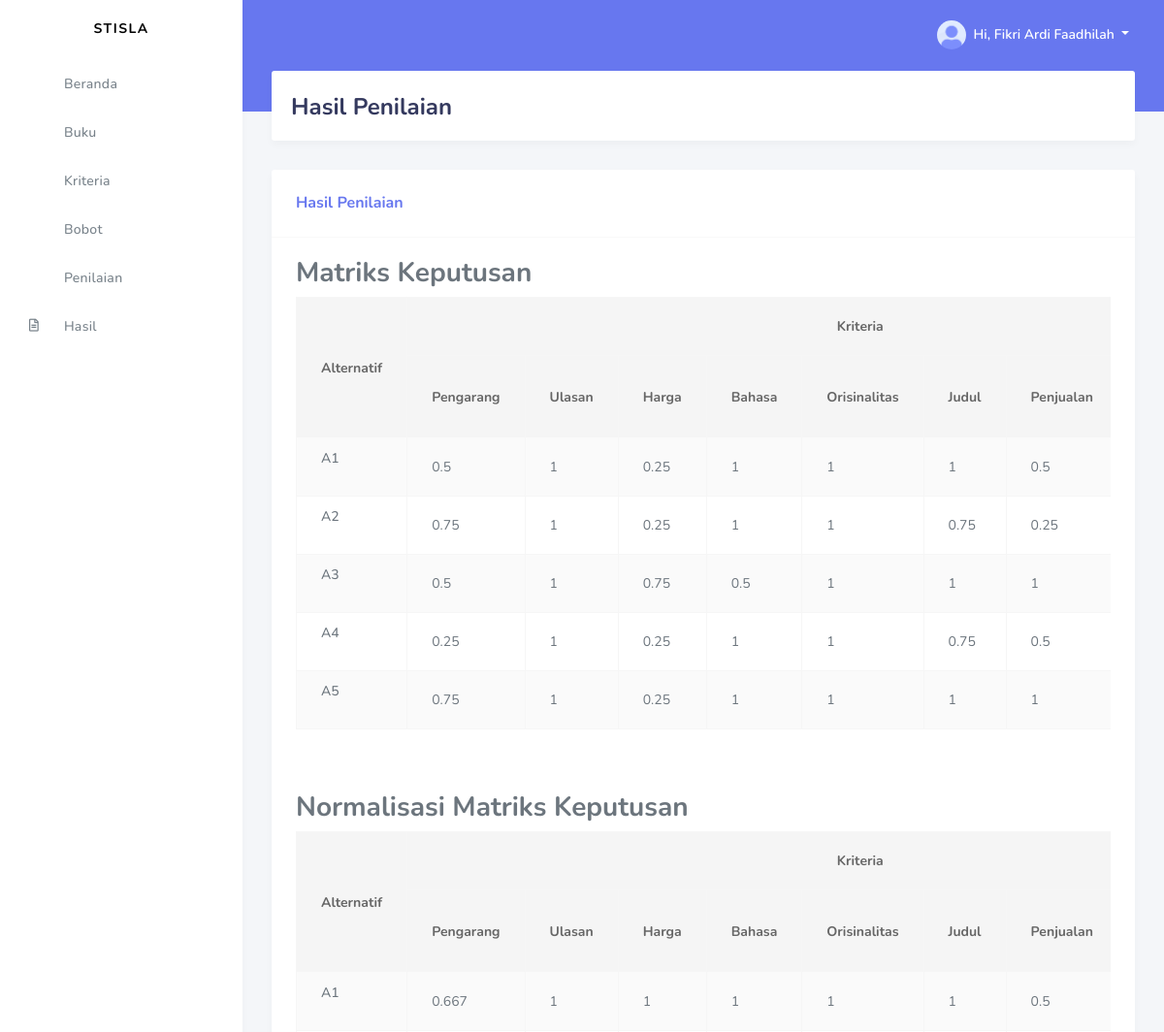
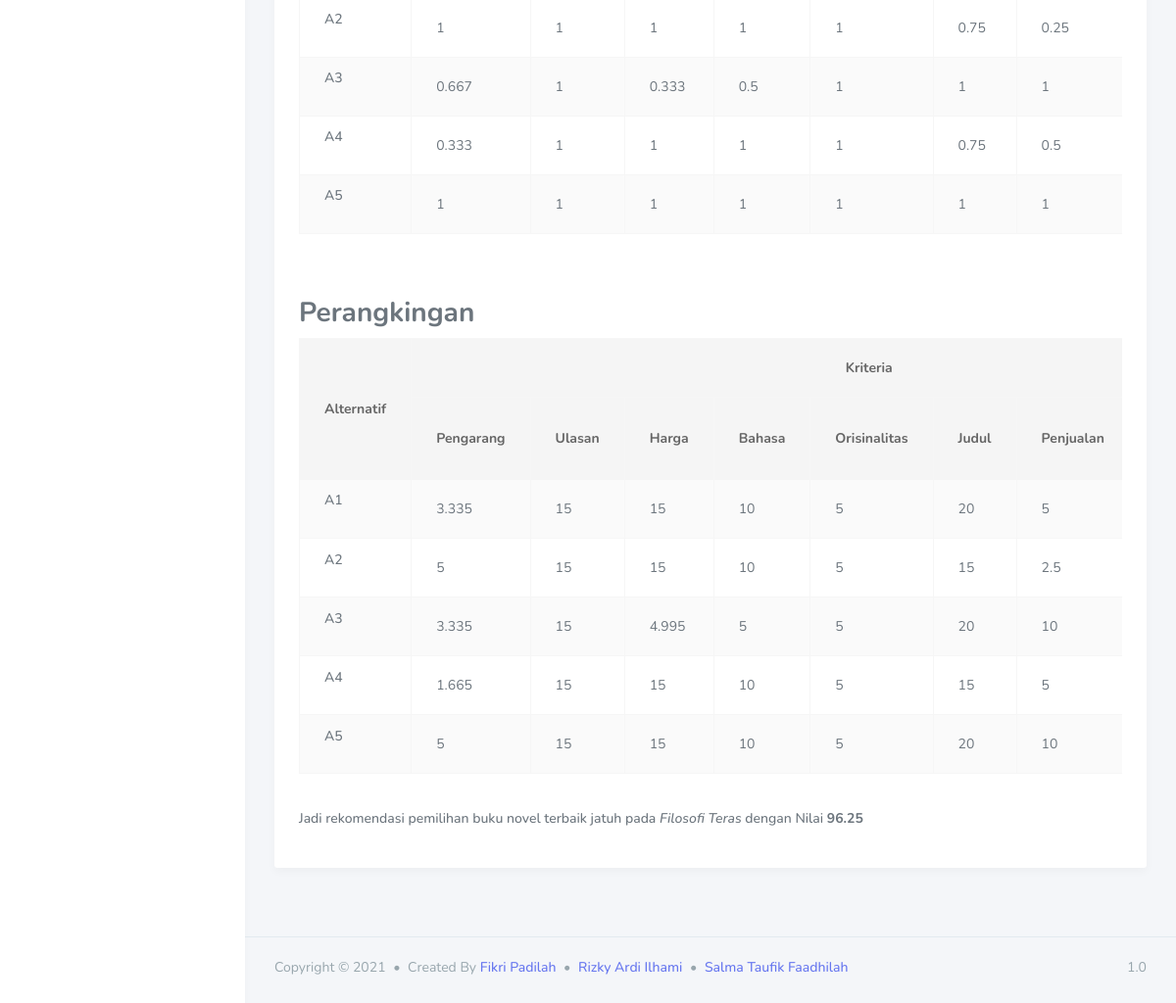
The page /?page=hasil (signed in) on the database its author committed (2 pictures, top to bottom).
### tables this page shows
CREATE TABLE `kriteria` (
  `id` int(11) NOT NULL,
  `nama` varchar(30) NOT NULL,
  `atribut` enum('Benefit','Cost') NOT NULL
);

### page/hasil.php (the view, shortened to what this page needs)
<?php
require 'class/saw.php';
$saw = new saw($konek);
?>
<div class="section-header">
  <h1>Hasil Penilaian</h1>
</div>
<div class="section-body">
  <div class="row">
    <div class="col-12">
      <div class="card">
        <div class="card-header">
          <h4>Hasil Penilaian</h4>
        </div>
        <div class="card-body">
          <h3>Matriks Keputusan</h3>
          <div class="table-responsive">
            <table class="table table-striped table-bordered">
              <thead>
                <tr>
                  <th scope="col" rowspan="2">Alternatif</th>
                  <th scope="col" class="text-center" colspan="<?= count($saw->getKriteria()); ?>">Kriteria</th>
                </tr>
                <tr>
                  <?php
                  foreach ($saw->getKriteria() as $key => $value) :
                  ?>
                    <th scope="col"><?= $value['nama']; ?></th>
                  <?php
                  endforeach;
                  ?>
                </tr>
              </thead>
              <tbody>
                <?php
                $no = 1;
                foreach ($saw->getAlternative() as $key => $value) :
                ?>
                  <tr>
                    <td>
                      <p title="<?= $value['judul']; ?>">A<?= $no++; ?></p>
                      <?php
                      foreach ($saw->getNilaiMatriks($value['buku_id']) as $key => $value) :
                      ?>
                    <td><?= $value['nilai']; ?></td>
                  <?php
                      endforeach;
                  ?>
                  </td>
                  </tr>
                <?php
                endforeach;
                ?>
              </tbody>
            </table>
          </div>
          <h3 class="mt-5">Normalisasi Matriks Keputusan</h3>
          <div class="table-responsive">
            <table class="table table-striped table-bordered">
              <thead>
                <tr>
                  <th scope="col" rowspan="2">Alternatif</th>
                  <th scope="col" class="text-center" colspan="<?= count($saw->getKriteria()); ?>">Kriteria</th>
                </tr>
                <tr>
                  <?php
                  foreach ($saw->getKriteria() as $key => $value) :
                  ?>
                    <th scope="col"><?= $value['nama']; ?></th>
                  <?php
                  endforeach;
                  ?>
                </tr>
              </thead>
              <tbody>
                <?php
                $index = 1;
                foreach ($saw->getAlternative() as $key => $alternative_value) :
                ?>
                  <tr>
                    <td>
                      <p title="<?= $alternative_value['judul']; ?>">A<?= $index++; ?></p>
                      <?php
                      $no = 0;
                      foreach ($saw->getNilaiMatriks($alternative_value['buku_id']) as $key => $value) :
                        $hasil = $saw->normalisasi($saw->getArrayNilai($value['kriteria_id']), $value['atribut'], $value['nilai']);
                        echo "<td>$hasil</td>";
                        $hitungBobot[$alternative_value['buku_id']][$no] = $hasil * $saw->getBobot($value['kriteria_id']);
                        $no++;
                      endforeach;
                      ?>
                    </td>
                  </tr>
                <?php
                endforeach;
                ?>
              </tbody>
            </table>
          </div>
          <h3 class="mt-5">Perangkingan</h3>
          <div class="table-responsive">
            <table class="table table-striped table-bordered">
              <thead>
                <tr>
                  <th scope="col" rowspan="2">Alternatif</th>
                  <th scope="col" class="text-center" colspan="<?= count($saw->getKriteria()); ?>">Kriteria</th>
                </tr>
                <tr>
                  <?php
                  foreach ($saw->getKriteria() as $key => $value) :
                  ?>
                    <th scope="col"><?= $value['nama']; ?></th>
                  <?php
                  endforeach;
                  ?>
                </tr>
              </thead>
              <tbody>
                <?php
                $index = 1;
                foreach ($saw->getAlternative() as $key => $value) {
                  echo "<tr>";
                  echo "<td><p title='$value[judul]'>A" . $index++ . "</td>";
                  foreach ($hitungBobot[$value['buku_id']] as $data) {
                    echo "<td> $data</td>";
                  }
                  echo "</tr>";
                }
                ?>
              </tbody>
            </table>
          </div>
        </div>
      </div>
    </div>
  </div>

### rows shown on the page
kriteria: nama "Pengarang"
kriteria: nama "Ulasan"
kriteria: nama "Harga"
kriteria: nama "Bahasa"
kriteria: nama "Orisinalitas"
kriteria: nama "Judul"
kriteria: nama "Penjualan"

### other values the page prints
$value['nilai'] "0.5"
$value['nilai'] "1"
$value['nilai'] "0.25"
$value['nilai'] "0.75"
$hasil "0.667"
$hasil "1"
$hasil "0.5"
$hasil "0.75"
$hasil "0.25"
$hasil "0.333"
$data "3.335"
$data "15"
$data "10"
$data "5"
$data "20"
